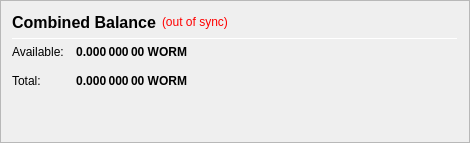
                   <widget class="QFrame" name="frame_CombinedBalances">
                    <property name="minimumSize">
                     <size>
                      <width>470</width>
                      <height>0</height>
                     </size>
                    </property>
                    <property name="frameShape">
                     <enum>QFrame::StyledPanel</enum>
                    </property>
                    <property name="frameShadow">
                     <enum>QFrame::Raised</enum>
                    </property>
                    <layout class="QVBoxLayout" name="verticalLayout_5">
                     <item>
                      <layout class="QHBoxLayout" name="horizontalLayout_5" stretch="0,0,0">
                       <item>
                        <widget class="QLabel" name="label_5z">
                         <property name="minimumSize">
                          <size>
                           <width>0</width>
                           <height>20</height>
                          </size>
                         </property>
                         <property name="font">
                          <font>
                           <pointsize>12</pointsize>
                           <weight>75</weight>
                           <bold>true</bold>
                          </font>
                         </property>
                         <property name="toolTip">
                          <string>Combined Balance (including unconfirmed and immature coins)</string>
                         </property>
                         <property name="text">
                          <string>Combined Balance</string>
                         </property>
                        </widget>
                       </item>
                       <item>
                        <widget class="QLabel" name="labelWalletStatus">
                         <property name="cursor">
                          <cursorShape>WhatsThisCursor</cursorShape>
                         </property>
                         <property name="toolTip">
                          <string>The displayed information may be out of date. Your wallet automatically synchronizes with the WORM network after a connection is established, but this process has not completed yet.</string>
                         </property>
                         <property name="styleSheet">
                          <string notr="true">QLabel { color: red; }</string>
                         </property>
                         <property name="text">
                          <string notr="true">(out of sync)</string>
                         </property>
                         <property name="alignment">
                          <set>Qt::AlignLeading|Qt::AlignLeft|Qt::AlignVCenter</set>
                         </property>
                        </widget>
                       </item>
                       <item>
                        <spacer name="horizontalSpacer_1">
                         <property name="orientation">
                          <enum>Qt::Horizontal</enum>
                         </property>
                         <property name="sizeHint" stdset="0">
                          <size>
                           <width>40</width>
                           <height>20</height>
                          </size>
                         </property>
                        </spacer>
                       </item>
                      </layout>
                     </item>
                     <item>
                      <widget class="Line" name="line_CombinedBalance">
                       <property name="minimumSize">
                        <size>
                         <width>0</width>
                         <height>1</height>
                        </size>
                       </property>
                       <property name="maximumSize">
                        <size>
                         <width>16777215</width>
                         <height>1</height>
                        </size>
                       </property>
                       <property name="orientation">
                        <enum>Qt::Horizontal</enum>
                       </property>
                      </widget>
                     </item>
                     <item>
                      <layout class="QGridLayout" name="gridLayout_3">
                       <property name="spacing">
                        <number>12</number>
                       </property>
                       <item row="1" column="0">
                        <widget class="QLabel" name="labelBalanceTextz">
                         <property name="text">
                          <string>Available:</string>
                         </property>
                        </widget>
                       </item>
                       <item row="1" column="1">
                        <widget class="QLabel" name="labelBalancez">
                         <property name="font">
                          <font>
                           <weight>75</weight>
                           <bold>true</bold>
                          </font>
                         </property>
                         <property name="cursor">
                          <cursorShape>IBeamCursor</cursorShape>
                         </property>
                         <property name="toolTip">
                          <string>Your current spendable balance</string>
                         </property>
                         <property name="text">
                          <string notr="true">0.000 000 00 WORM</string>
                         </property>
                         <property name="alignment">
                          <set>Qt::AlignRight|Qt::AlignTrailing|Qt::AlignVCenter</set>
                         </property>
                         <property name="textInteractionFlags">
                          <set>Qt::LinksAccessibleByMouse|Qt::TextSelectableByKeyboard|Qt::TextSelectableByMouse</set>
                         </property>
                        </widget>
                       </item>
                       <item row="2" column="0">
                        <widget class="QLabel" name="labelTotalTextz">
                         <property name="text">
                          <string>Total:</string>
                         </property>
                        </widget>
                       </item>
                       <item row="2" column="1">
                        <widget class="QLabel" name="labelTotalz">
                         <property name="font">
                          <font>
                           <weight>75</weight>
                           <bold>true</bold>
                          </font>
                         </property>
                         <property name="cursor">
                          <cursorShape>IBeamCursor</cursorShape>
                         </property>
                         <property name="toolTip">
                          <string>Total Balance, including all unavailable coins.</string>
                         </property>
                         <property name="text">
                          <string notr="true">0.000 000 00 WORM</string>
                         </property>
                         <property name="alignment">
                          <set>Qt::AlignRight|Qt::AlignTrailing|Qt::AlignVCenter</set>
                         </property>
                         <property name="textInteractionFlags">
                          <set>Qt::LinksAccessibleByMouse|Qt::TextSelectableByKeyboard|Qt::TextSelectableByMouse</set>
                         </property>
                        </widget>
                       </item>
                       <item row="2" column="3">
                        <spacer name="horizontalSpacer_2">
                         <property name="orientation">
                          <enum>Qt::Horizontal</enum>
                         </property>
                         <property name="sizeHint" stdset="0">
                          <size>
                           <width>40</width>
                           <height>20</height>
                          </size>
                         </property>
                        </spacer>
                       </item>
                      </layout>
                     </item>
                     <item>
                      <spacer name="verticalSpacer_1">
                       <property name="orientation">
                        <enum>Qt::Vertical</enum>
                       </property>
                       <property name="sizeHint" stdset="0">
                        <size>
                         <width>20</width>
                         <height>40</height>
                        </size>
                       </property>
                      </spacer>
                     </item>
                    </layout>
                   </widget>
